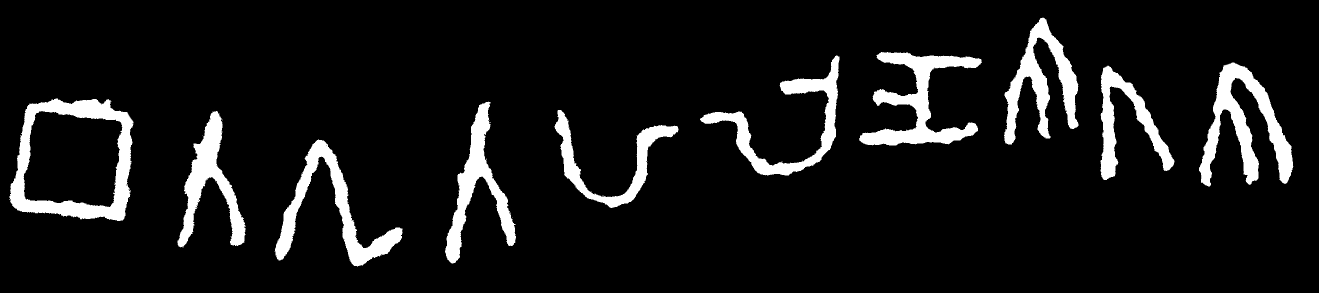
#> input picture features/segmentation_module/input/plate1.png, 2638 x 585 px (shown at 1/2 size)
$ python segmentation.py
#> lines starting #> are read from the running program, lines starting #| are printed output that depends on the picture; after the words box and inside, x2 and y2 are one past the last pixel; in counts of white or black regions, pixels touching at a corner belong together
import sys
import cv2
import numpy as np

sys.setrecursionlimit(10 ** 6)


def line_array(array):
    list_x_upper = []
    list_x_lower = []
    for y in range(5, len(array) - 5):
        s_a, s_p = strtline(y, array)
        e_a, e_p = endline(y, array)
        if s_a >= 7 and s_p >= 5:
            list_x_upper.append(y)
        if e_a >= 5 and e_p >= 7:
            list_x_lower.append(y)
    return list_x_upper, list_x_lower


def strtline(y, array):
    count_ahead = 0
    count_prev = 0
    for i in array[y:y + 10]:
        if i > 3:
            count_ahead += 1
    for i in array[y - 10:y]:
        if i == 0:
            count_prev += 1
    return count_ahead, count_prev


def endline(y, array):
    count_ahead = 0
    count_prev = 0
    for i in array[y:y + 10]:
        if i == 0:
            count_ahead += 1
    for i in array[y - 10:y]:
        if i > 3:
            count_prev += 1
    return count_ahead, count_prev


def endline_word(y, array, a):
    count_ahead = 0
    count_prev = 0
    for i in array[y:y + 2 * a]:
        if i < 2:
            count_ahead += 1
    for i in array[y - a:y]:
        if i > 2:
            count_prev += 1
    return count_prev, count_ahead


def end_line_array(array, a):
    list_endlines = []
    for y in range(len(array)):
        e_p, e_a = endline_word(y, array, a)
        if e_a >= int(1.5 * a) and e_p >= int(0.7 * a):
            list_endlines.append(y)
    return list_endlines


def refine_endword(array):
    refine_list = []
    for y in range(len(array) - 1):
        if array[y] + 1 < array[y + 1]:
            refine_list.append(array[y])
    return refine_list


def refine_array(array_upper, array_lower):
    upperlines = []
    lowerlines = []
    for y in range(len(array_upper) - 1):
        if array_upper[y] + 5 < array_upper[y + 1]:
            upperlines.append(array_upper[y] - 10)
    for y in range(len(array_lower) - 1):
        if array_lower[y] + 5 < array_lower[y + 1]:
            lowerlines.append(array_lower[y] + 10)

    upperlines.append(array_upper[-1] - 10)
    lowerlines.append(array_lower[-1] + 10)

    return upperlines, lowerlines


def letter_width(contours):
    letter_width_sum = 0
    count = 0
    for cnt in contours:
        if cv2.contourArea(cnt) > 20:
            x, y, w, h = cv2.boundingRect(cnt)
            letter_width_sum += w
            count += 1

    return letter_width_sum / count


def end_wrd_dtct(lines, i, bin_img, mean_lttr_width):
    count_y = np.zeros(shape=width)
    for x in range(width):
        for y in range(lines[i][0], lines[i][1]):
            if bin_img[y][x] == 255:
                count_y[x] += 1
    end_lines = end_line_array(count_y, int(mean_lttr_width))
    endlines = refine_endword(end_lines)
    for x in endlines:
        final_thr[lines[i][0]:lines[i][1], x] = 255
    return endlines


src_img = cv2.imread('input/plate1.png')
#> src_img is the input picture: shape (585, 2638, 3); min 0, max 255, mean 22.5
copy = src_img.copy()
height = src_img.shape[0]
#> height = 585
width = src_img.shape[1]
#> width = 2638

src_img_copy = src_img.copy()

src_img = cv2.resize(copy, dsize=(1320, int(1320 * height / width)), interpolation=cv2.INTER_AREA)
#> src_img: shape (292, 1320, 3)

height = src_img.shape[0]
#> height = 292
width = src_img.shape[1]
#> width = 1320

grey_img = cv2.cvtColor(src_img, cv2.COLOR_BGR2GRAY)

bin_img = cv2.adaptiveThreshold(grey_img, 255, cv2.ADAPTIVE_THRESH_MEAN_C, cv2.THRESH_BINARY_INV, 21, 20)
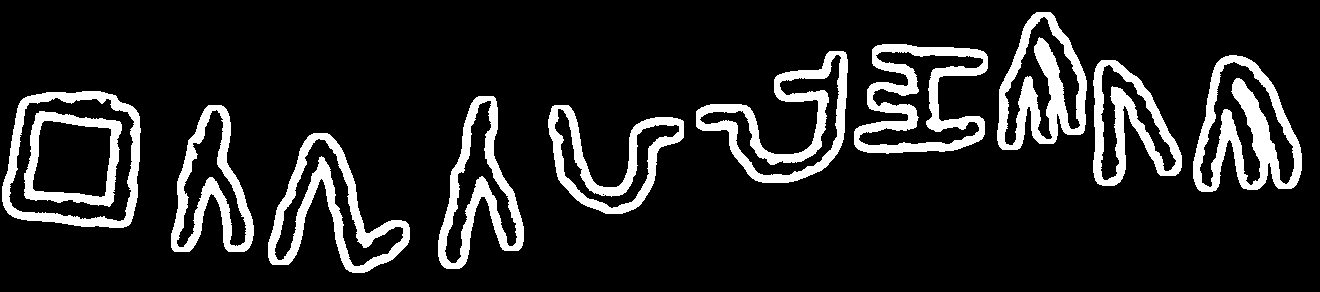
#> bin_img: shape (292, 1320); 13.2% white; 11 white regions, largest, box (x1, y1, x2, y2) and area: (1193, 55, 1302, 192) 5965, (854, 44, 988, 154) 5638, (696, 51, 848, 183) 5412
bin_img1 = bin_img.copy()
bin_img2 = bin_img.copy()

kernel = cv2.getStructuringElement(cv2.MORPH_ELLIPSE, (3, 3))
kernel1 = np.array([[1, 0, 1], [0, 1, 0], [1, 0, 1]], dtype=np.uint8)

final_thr = cv2.morphologyEx(bin_img, cv2.MORPH_CLOSE, kernel)
#> final_thr: shape (292, 1320); 13.2% white; 11 white regions, largest, box (x1, y1, x2, y2) and area: (1193, 55, 1302, 192) 5980, (854, 44, 988, 154) 5645, (696, 51, 848, 183) 5420
contr_retrival = final_thr.copy()


count_x = np.zeros(shape=(height))
#> count_x = 292 values from 0 to 0
for y in range(height):
    for x in range(width):
        if bin_img[y][x] == 255:
            count_x[y] = count_x[y] + 1

upper_lines, lower_lines = line_array(count_x)
#> upper_lines = [10, 11, 12, 13, 14, 15, 16, 17]

upperlines, lowerlines = refine_array(upper_lines, lower_lines)

if len(upperlines) == len(lowerlines):
    lines = []
    for y in upperlines:
        final_thr[y][:] = 255
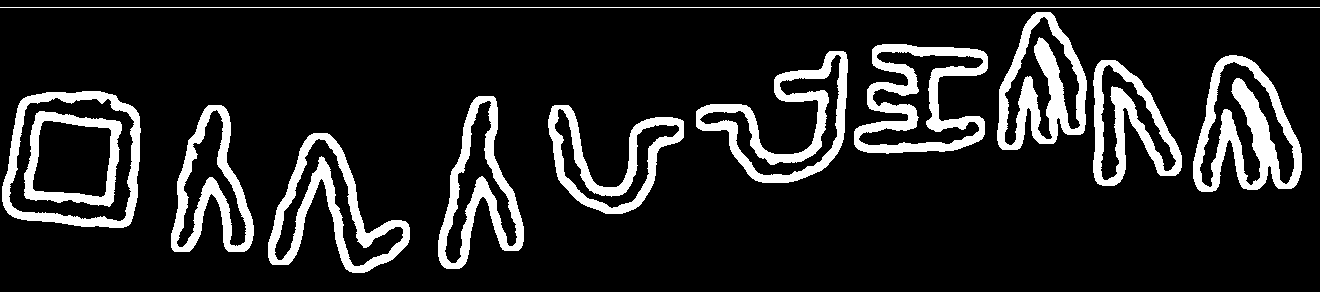
#> final_thr: shape (292, 1320); 13.6% white; 12 white regions, largest, box (x1, y1, x2, y2) and area: (1193, 55, 1302, 192) 5980, (854, 44, 988, 154) 5645, (696, 51, 848, 183) 5420
    for y in lowerlines:
        final_thr[y][:] = 255
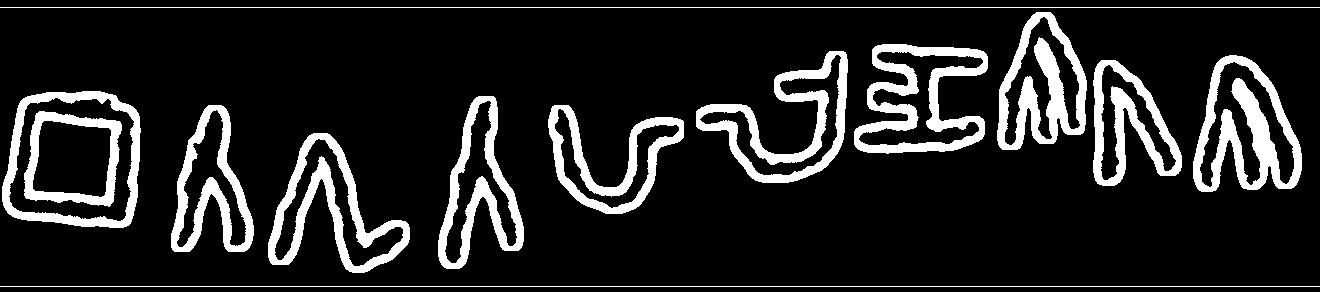
#> final_thr: shape (292, 1320); 13.9% white; 13 white regions
    for y in range(len(upperlines)):
        lines.append((upperlines[y], lowerlines[y]))

else:
    k = cv2.waitKey(0)
    while 1:
        k = cv2.waitKey(0)
        if k & 0xFF == ord('q'):
            cv2.destroyAllWindows()
            exit()

lines = np.array(lines)

no_of_lines = len(lines)

lines_img = []

for i in range(no_of_lines):
    lines_img.append(bin_img2[lines[i][0]:lines[i][1], :])
#> after the loop, lines_img = 1 item


contours, hierarchy = cv2.findContours(contr_retrival, cv2.RETR_EXTERNAL, cv2.CHAIN_APPROX_SIMPLE)
#> contours = 10 contours; largest, box (x1, y1, x2, y2) and area: (2, 91, 141, 228) 16288, (1193, 55, 1302, 192) 9950, (854, 44, 988, 154) 9265, (268, 133, 410, 273) 8572, (997, 12, 1087, 150) 8453
final_contr = np.zeros((final_thr.shape[0], final_thr.shape[1], 3), dtype=np.uint8)
cv2.drawContours(src_img, contours, -1, (0, 255, 0), 1)
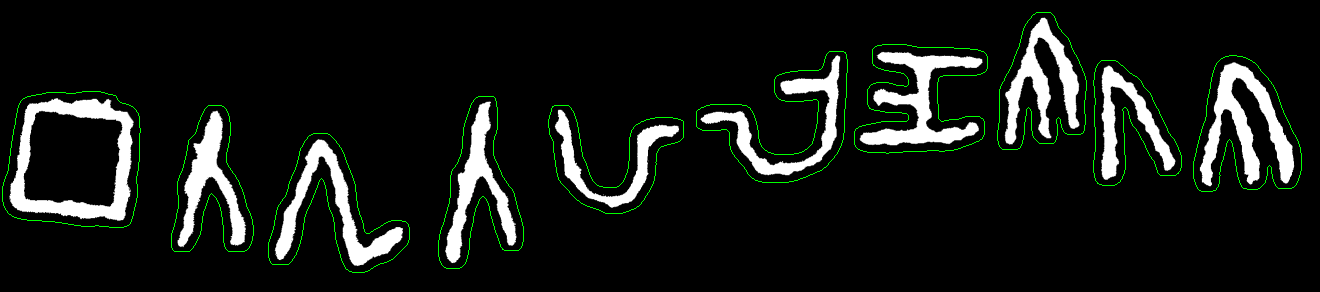
#> src_img: shape (292, 1320, 3); mean B, G, R 22.5, 25.8, 22.5

mean_lttr_width = letter_width(contours)
#> the loop in letter_width, `for cnt in contours:` made 10 passes
#> (x, y, w, h, letter_width_sum) on passes 1 to 10: (268, 133, 142, 140, 142), (548, 105, 136, 109, 278), (171, 105, 83, 147, 361), (438, 96, 86, 173, 447), (2, 91, 139, 137, 586), (1093, 60, 89, 126, 675), (1193, 55, 109, 137, 784), (696, 51, 152, 132, 936), (854, 44, 134, 110, 1070), (997, 12, 90, 138, 1160)
#> after the loop in letter_width, `for cnt in contours:`: count = 10; letter_width_sum = 1160
#> mean_lttr_width = 116

x_lines = []

for i in range(len(lines_img)):
    x_lines.append(end_wrd_dtct(lines, i, bin_img, mean_lttr_width))
#> this loop made 1 pass

for i in range(len(x_lines)):
    x_lines[i].append(width)
#> this loop made 1 pass

chr_img = bin_img1.copy()

contours, hierarchy = cv2.findContours(chr_img, cv2.RETR_EXTERNAL, cv2.CHAIN_APPROX_SIMPLE)

new_height = src_img.shape[0]
new_width = src_img.shape[1]

resized_image = cv2.resize(src_img_copy, (new_width, new_height))

edges = []

for cnt in contours:
    if cv2.contourArea(cnt) > 20:
        x, y, w, h = cv2.boundingRect(cnt)
        cv2.rectangle(src_img, (x, y), (x + w, y + h), (0, 255, 0), 2)
        temp = []
        temp.append(x)
        temp.append(y)
        temp.append(w)
        temp.append(h)
        edges.append(temp)
        cv2.rectangle(src_img, (x, y), (x + w, y + h), (0, 255, 0), 2)
#> this loop made 10 passes
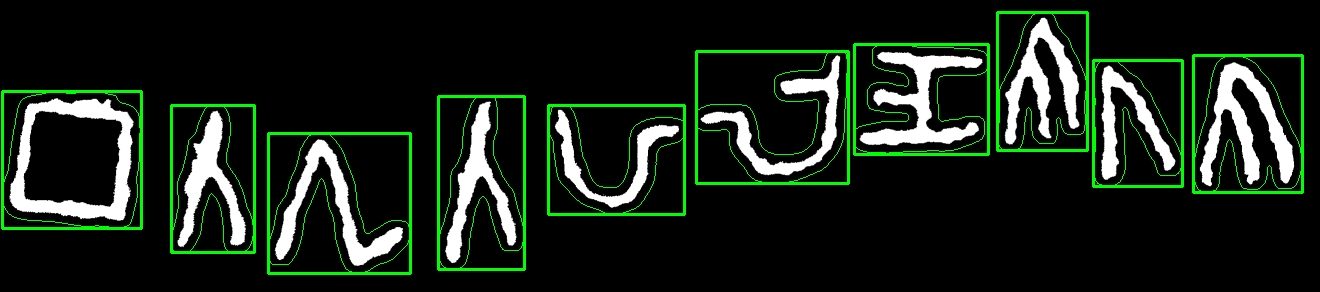
#> src_img: shape (292, 1320, 3); 3.69% of pixels changed, all inside (x1, y1, x2, y2) = (1, 11, 1304, 275)

cv2.imwrite("output/plate.png", src_img)

n = len(edges)

for i in range(n-1):
    for j in range(0, n - i - 1):
        if edges[j][0] > edges[j + 1][0]:
            edges[j], edges[j + 1] = edges[j + 1], edges[j]

i = 0
for edge in edges:
    crop = resized_image[edge[1]:(edge[1] + edge[3]), edge[0]:(edge[0] + edge[2])]
    crop = cv2.resize(crop, (224, 224))
    cv2.imwrite("output/crop_{0}.jpg".format(i), crop)
    i = i + 1
#> this loop made 10 passes
#> edge on passes 1 to 10: [2, 91, 139, 137], [171, 105, 83, 147], [268, 133, 142, 140], [438, 96, 86, 173], [548, 105, 136, 109], [696, 51, 152, 132], [854, 44, 134, 110], [997, 12, 90, 138], [1093, 60, 89, 126], [1193, 55, 109, 137]
#> pass 1, `crop = cv2.resize(crop, (224, 224))`:
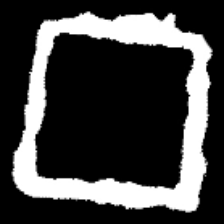
#> crop: shape (224, 224, 3); min 0, max 255, mean 65
#> pass 2, `crop = cv2.resize(crop, (224, 224))`:
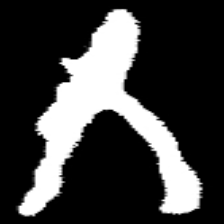
#> crop: shape (224, 224, 3); min 0, max 255, mean 62.8

$ run again, with features/segmentation_module/input/plate2.png copied over features/segmentation_module/input/plate1.png
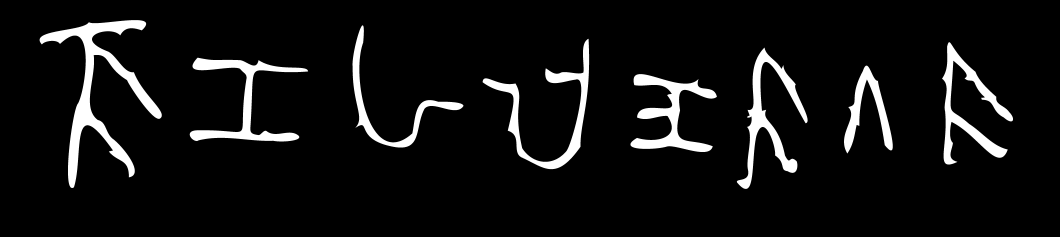
#> input picture features/segmentation_module/input/plate2.png, 2119 x 473 px (shown at 1/2 size)
#> src_img is the input picture: shape (473, 2119, 3); min 0, max 255, mean 17.7
#> bin_img: shape (294, 1320); 12.4% white; 8 white regions, largest, box (x1, y1, x2, y2) and area: (43, 16, 208, 238) 9274, (596, 46, 743, 218) 6682, (913, 56, 1013, 241) 6149
#> after the loop `for y in lowerlines:`:
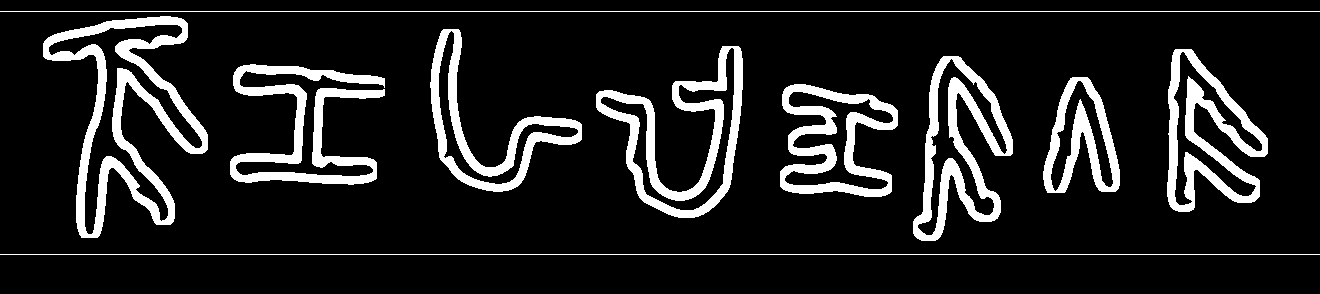
#> final_thr: shape (294, 1320); 13.1% white; 10 white regions
#> after the loop `for i in range(no_of_lines):`: lines_img = 1 item
#> contours = 8 contours; box (x1, y1, x2, y2) and area: (43, 16, 208, 238) 15074, (596, 46, 743, 218) 9789, (913, 56, 1013, 241) 9326, (1167, 49, 1268, 212) 8938, (780, 84, 898, 197) 8339, (430, 29, 582, 192) 7270, (1043, 77, 1120, 193) 5404, (230, 64, 385, 185) 5398
#> the loop in letter_width, `for cnt in contours:` made 8 passes
#> (x, y, w, h, letter_width_sum) on passes 1 to 8: (780, 84, 118, 113, 118), (1043, 77, 77, 116, 195), (230, 64, 155, 121, 350), (913, 56, 100, 185, 450), (1167, 49, 101, 163, 551), (596, 46, 147, 172, 698), (430, 29, 152, 163, 850), (43, 16, 165, 222, 1015)
#> after the loop in letter_width, `for cnt in contours:`: count = 8; letter_width_sum = 1015
#> mean_lttr_width = 126.9
#> the loop `for i in range(len(lines_img)):` made 1 pass
#> the loop `for i in range(len(x_lines)):` made 1 pass
#> the loop `for cnt in contours:` made 8 passes
#> the loop `for edge in edges:` made 8 passes
#> edge on passes 1 to 8: [43, 16, 165, 222], [230, 64, 155, 121], [430, 29, 152, 163], [596, 46, 147, 172], [780, 84, 118, 113], [913, 56, 100, 185], [1043, 77, 77, 116], [1167, 49, 101, 163]
#> pass 2, `crop = cv2.resize(crop, (224, 224))`:
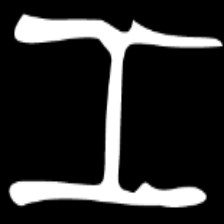
#> crop: shape (224, 224, 3); min 0, max 255, mean 45.2
